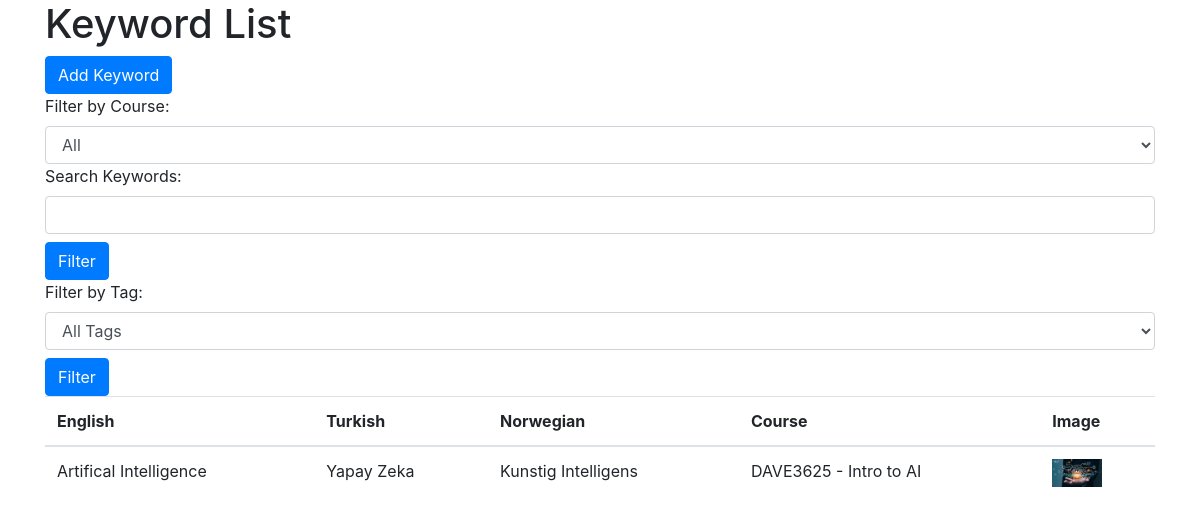
Before: /keywords/ with the older database file.
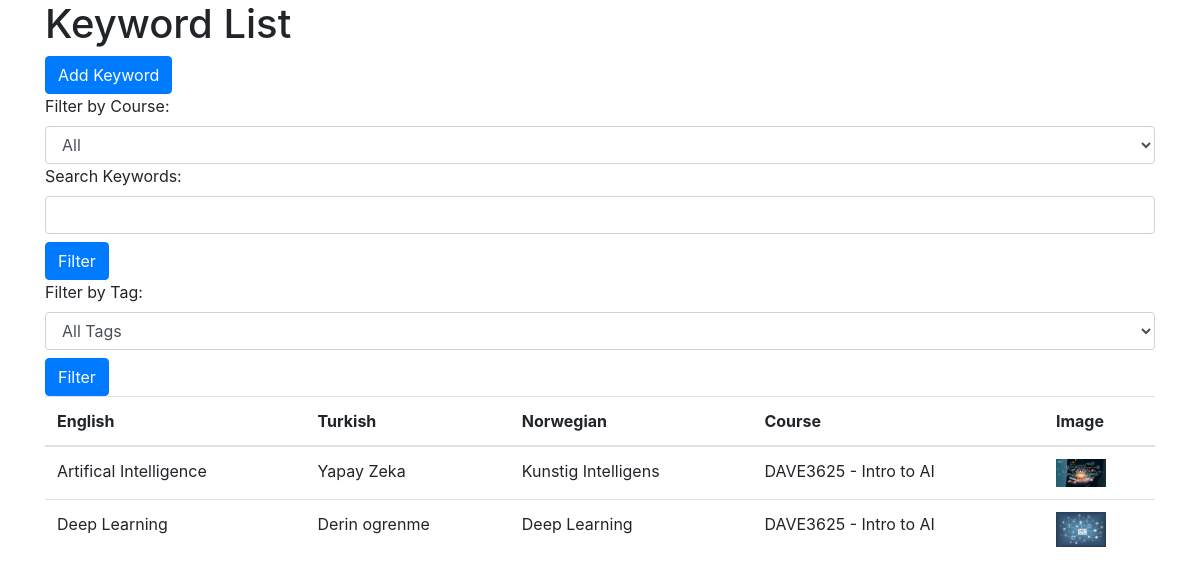
After: the same page with the newer database file.
### courses/models.py (models this page shows, shortened)
class Keyword(models.Model):
    word = models.CharField(max_length=100)
    course = models.ForeignKey(Course, on_delete=models.CASCADE, related_name='keywords')
    english = models.CharField(max_length=100)
    turkish = models.CharField(max_length=100)
    norwegian = models.CharField(max_length=100)
    image = models.ImageField(upload_to='keyword_images/', blank=True, null=True)
    tags = models.ManyToManyField(Tag, blank=True)  # Anahtar kelimelere etiketleri ilişkilendirdik

class Course(models.Model):
    name = models.CharField(max_length=200)
    content = models.TextField()
    categories = models.ManyToManyField(Category, blank=True)  # Kategorileri ilişkilendirdik
    tags = models.ManyToManyField(Tag, blank=True)  # Etiketleri ilişkilendirdik
    learned = models.TextField(blank=True, null=True)
    images = models.ImageField(upload_to='course_images/', blank=True, null=True)

### courses/views.py (the view)
# urls.py: path('keywords/', views.keyword_list, name='keyword_list'),  # Anahtar kelime listesi
def keyword_list(request):
    keywords = Keyword.objects.all()
    categories = Category.objects.all()
    tags = Tag.objects.all()
    tag_id = request.GET.get('tag')
    if tag_id:
        keywords = keywords.filter(tags__id=tag_id)
    return render(request, 'courses/keyword_list.html', {'keywords': keywords, 'tags': tags})

### courses/templates/courses/keyword_list.html (shortened to what this page needs)
{% extends "base.html" %}
{% block content %}
    <h1>Keyword List</h1>
    <a href="{% url 'keyword_create' %}" class="btn btn-primary">Add Keyword</a>
    <form method="get">
        <label for="course">Filter by Course:</label>
        <select name="course" id="course" class="form-control">
            <option value="">All</option>
        </select>
        <label for="search">Search Keywords:</label>
        <input type="text" name="search" id="search" value="{{ request.GET.search }}" class="form-control">
        <button type="submit" class="btn btn-primary mt-2">Filter</button>
    </form>
<form method="get">
    <label for="tag">Filter by Tag:</label>
    <select name="tag" id="tag" class="form-control">
        <option value="">All Tags</option>
    </select>
    <button type="submit" class="btn btn-primary mt-2">Filter</button>
</form>
    <table class="table">
        <thead>
            <tr>
                <th>English</th>
                <th>Turkish</th>
                <th>Norwegian</th>
                <th>Course</th>
                <th>Image</th>
            </tr>
        </thead>
        <tbody>
            {% for keyword in keywords %}
                <tr>
                    <td>{{ keyword.english }}</td>
                    <td>{{ keyword.turkish }}</td>
                    <td>{{ keyword.norwegian }}</td>
                    <td>{{ keyword.course.name }}</td>
                    <td>
                        <img src="{{ keyword.image.url }}" alt="{{ keyword.word }}" width="50">
                    </td>
                </tr>
            {% empty %}
                <tr>
                    <td colspan="5">No keywords found.</td>
                </tr>
            {% endfor %}
        </tbody>
    </table>
{% endblock %}

Changed rows visible on the page:
added Keyword: english "Deep Learning", turkish "Derin ogrenme", norwegian "Deep Learning", course.name "DAVE3625 - Intro to AI", image (picture)
